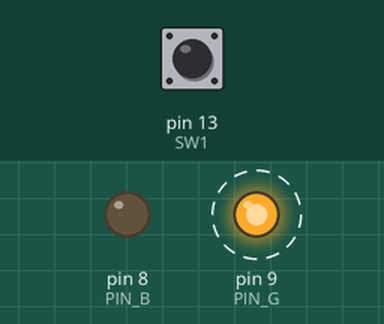
Bench run of a sketch on a simulated Arduino Uno, built with avr-gcc and run on an emulated ATmega328P. Parts: output pins drawn as LEDs (lit = HIGH). Dashed ring = blinking. The inputs (shaded band) are chosen by the test bench; at power-on: pin 13 (SW1) LOW.

Above: at 1.2 s.
1.3 s: pin 13 (SW1) pulled HIGH for 0.15 s
At 3.6 s:
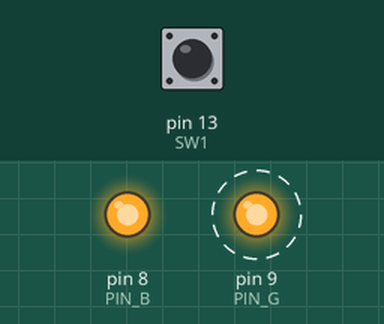
4.4 s: pin 13 (SW1) pulled HIGH for 1 s
At 6.8 s:
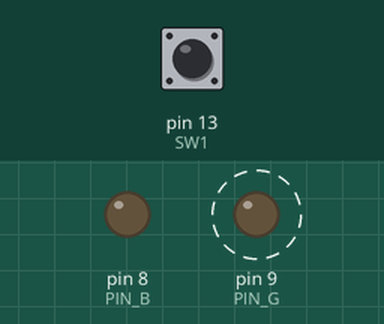
8.4 s: pin 13 (SW1) pulled HIGH for 3.2 s
At 10.8 s:
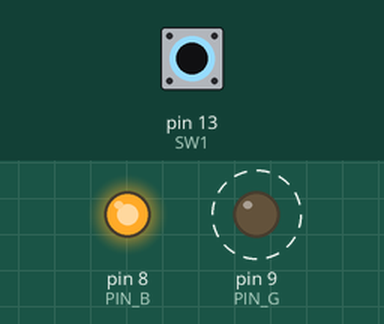
Timing chart, 0 to 20.6 s (numbered marks = the images above; inputs shaded):
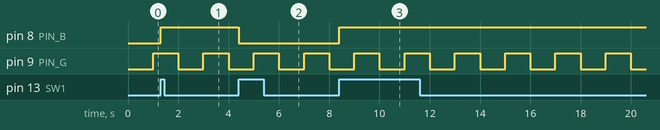

The sketch:

07_MillisMultitaskingLed.ino
```cpp
// 예제 7: 07_MillisMultitaskingLed
// G LED는 1초 간격으로 계속 깜빡이면서, 아두이노가 멈추지 않고
// 스위치 입력까지 실시간으로 감시하여 B LED를 즉시 제어하는 코드

// 핀 번호 설정
const int PIN_G = 9;
const int PIN_B = 8;
const int SW1 = 13;

// 스위치 및 LED 관련 시간 및 상태 변수 선언
unsigned long lastTime = 0;
bool ledStateG = false;

// 스위치 및 B LED 관련 상태 변수 선언
int previousSw1State = HIGH; // 이전 버튼 상태
bool ledStateB = false; //  B LED 상태

void setup() {
  // 핀 모드 설정
  pinMode(PIN_G, OUTPUT);
  pinMode(PIN_B, OUTPUT);
  pinMode(SW1, INPUT);
  // LED 초기 상태 적용(OFF)
  digitalWrite(PIN_G, ledStateG);
  digitalWrite(PIN_B, ledStateB);
}

void loop() {
  // 현재 시간을 now 변수에 저장
  unsigned long now = millis();

  // Task 1: G LED 1초 간격 비차단 자동 토글 로직
  if(now - lastTime >= 1000){
    lastTime = now; // 기준 시간 갱신
    ledStateG = !ledStateG; // 상태 반전
    digitalWrite(PIN_G, ledStateG);
  }
  // Task 2: 실시간 버튼 입력 감지 및 B LED 토글 로직
  int currentSw1State = digitalRead(SW1);
  // 버튼이 눌린 순간을 포착(상승 모서리를 감지)
  if(previousSw1State == LOW && currentSw1State == HIGH){
    ledStateB = !ledStateB; // B LED 상태 반전
    digitalWrite(PIN_B, ledStateB);
  }
  // 다음 루프 비교를 위해서 현재 버튼 상태를 저장
  previousSw1State = currentSw1State;
}
```

Measured:
- after the input at 1.3 s, pin 8 (PIN_B): LOW → HIGH at once
- after the input at 4.4 s, pin 8 (PIN_B): HIGH → LOW at once
- after the input at 8.4 s, pin 8 (PIN_B): LOW → HIGH at once
- by itself, pin 9 (PIN_G): alternates HIGH for 1.0 s and LOW for 1.0 s
